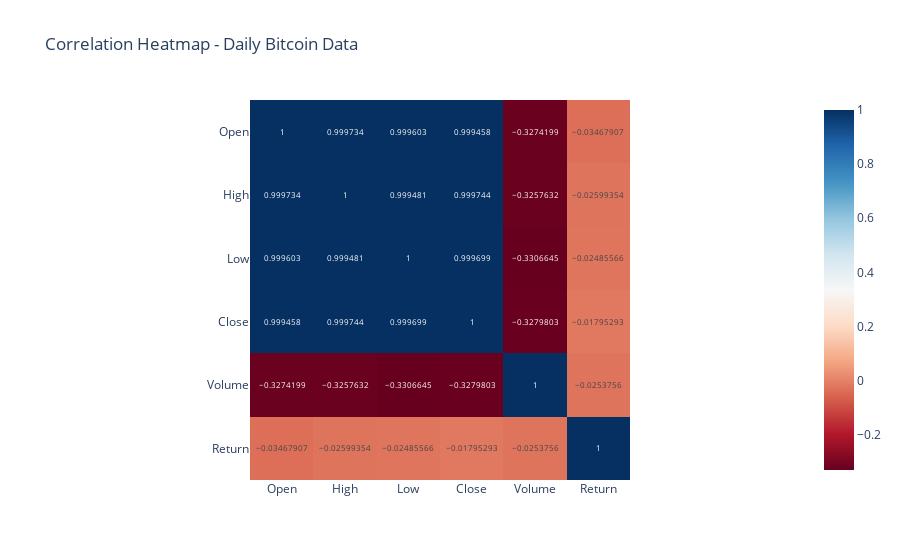

The notebook cell saved with this chart:
### Code cell
# -------------------------
# CORRELATION HEATMAP
# -------------------------
corr_fig = px.imshow(
    df[["Open", "High", "Low", "Close", "Volume", "Return"]].corr(),
    text_auto=True,
    color_continuous_scale="RdBu",
    title="Correlation Heatmap - Daily Bitcoin Data"
)
corr_fig.show()

### Figure 1 — Plotly figure (JSON) as saved in the notebook; plotly's stock layout.template omitted (floating-point values rounded to 4 significant figures)
{"data": [{"coloraxis": "coloraxis", "hovertemplate": "x: %{x}<br>y: %{y}<br>color: %{z}<extra></extra>", "name": "0", "texttemplate": "%{z}", "type": "heatmap", "x": ["Open", "High", "Low", "Close", "Volume", "Return"], "xaxis": "x", "y": ["Open", "High", "Low", "Close", "Volume", "Return"], "yaxis": "y", "z": [[1.0, 0.9997, 0.9996, 0.9995, -0.3274, -0.03468], [0.9997, 1.0, 0.9995, 0.9997, -0.3258, -0.02599], [0.9996, 0.9995, 1.0, 0.9997, -0.3307, -0.02486], [0.9995, 0.9997, 0.9997, 1.0, -0.328, -0.01795], [-0.3274, -0.3258, -0.3307, -0.328, 1.0, -0.02538], [-0.03468, -0.02599, -0.02486, -0.01795, -0.02538, 1.0]]}], "layout": {"coloraxis": {"colorscale": [[0, "rgb(103,0,31)"], [0.1, "rgb(178,24,43)"], [0.2, "rgb(214,96,77)"], [0.3, "rgb(244,165,130)"], [0.4, "rgb(253,219,199)"], [0.5, "rgb(247,247,247)"], [0.6, "rgb(209,229,240)"], [0.7, "rgb(146,197,222)"], [0.8, "rgb(67,147,195)"], [0.9, "rgb(33,102,172)"], [1, "rgb(5,48,97)"]]}, "title": {"text": "Correlation Heatmap - Daily Bitcoin Data"}, "xaxis": {"anchor": "y", "constrain": "domain", "domain": [0, 1], "scaleanchor": "y"}, "yaxis": {"anchor": "x", "autorange": "reversed", "constrain": "domain", "domain": [0, 1]}}}
